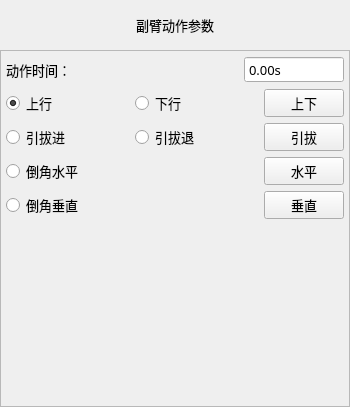
<?xml version="1.0" encoding="UTF-8"?>
<ui version="4.0">
 <class>FormActRun</class>
 <widget class="QWidget" name="FormActRun">
  <property name="geometry">
   <rect>
    <x>0</x>
    <y>0</y>
    <width>350</width>
    <height>407</height>
   </rect>
  </property>
  <property name="minimumSize">
   <size>
    <width>350</width>
    <height>407</height>
   </size>
  </property>
  <property name="maximumSize">
   <size>
    <width>700</width>
    <height>815</height>
   </size>
  </property>
  <property name="font">
   <font>
    <family>微软雅黑</family>
    <pointsize>10</pointsize>
    <weight>50</weight>
    <italic>false</italic>
    <bold>false</bold>
   </font>
  </property>
  <property name="windowTitle">
   <string notr="true">副臂动作</string>
  </property>
  <property name="styleSheet">
   <string notr="true"/>
  </property>
  <layout class="QVBoxLayout" name="verticalLayout">
   <property name="spacing">
    <number>0</number>
   </property>
   <property name="margin">
    <number>0</number>
   </property>
   <item>
    <widget class="QLabel" name="labelParaTitle">
     <property name="sizePolicy">
      <sizepolicy hsizetype="Preferred" vsizetype="Fixed">
       <horstretch>0</horstretch>
       <verstretch>0</verstretch>
      </sizepolicy>
     </property>
     <property name="minimumSize">
      <size>
       <width>0</width>
       <height>50</height>
      </size>
     </property>
     <property name="font">
      <font>
       <family>微软雅黑</family>
       <pointsize>10</pointsize>
       <weight>50</weight>
       <bold>false</bold>
      </font>
     </property>
     <property name="styleSheet">
      <string notr="true">QLabel#labelParaTitle
{
	color: black;
	border-image: url(:/img/widget/Panel.png) 0 4 0 4;
	border-left: 4px transparent;
	border-right: 4px transparent;
}
</string>
     </property>
     <property name="text">
      <string>副臂动作参数</string>
     </property>
     <property name="alignment">
      <set>Qt::AlignCenter</set>
     </property>
    </widget>
   </item>
   <item>
    <widget class="QFrame" name="frameActRun">
     <property name="font">
      <font>
       <family>微软雅黑</family>
       <pointsize>10</pointsize>
       <weight>50</weight>
       <italic>false</italic>
       <bold>false</bold>
      </font>
     </property>
     <property name="styleSheet">
      <string notr="true"/>
     </property>
     <property name="frameShape">
      <enum>QFrame::StyledPanel</enum>
     </property>
     <property name="frameShadow">
      <enum>QFrame::Plain</enum>
     </property>
     <layout class="QGridLayout" name="gridLayout_2">
      <property name="margin">
       <number>5</number>
      </property>
      <item row="4" column="0">
       <layout class="QHBoxLayout" name="horizontalLayout_5">
        <item>
         <widget class="xRadioButton" name="radioVer">
          <property name="sizePolicy">
           <sizepolicy hsizetype="Expanding" vsizetype="Fixed">
            <horstretch>0</horstretch>
            <verstretch>0</verstretch>
           </sizepolicy>
          </property>
          <property name="minimumSize">
           <size>
            <width>75</width>
            <height>25</height>
           </size>
          </property>
          <property name="maximumSize">
           <size>
            <width>16777215</width>
            <height>50</height>
           </size>
          </property>
          <property name="font">
           <font>
            <family>微软雅黑</family>
            <pointsize>10</pointsize>
            <weight>50</weight>
            <italic>false</italic>
            <bold>false</bold>
           </font>
          </property>
          <property name="focusPolicy">
           <enum>Qt::NoFocus</enum>
          </property>
          <property name="text">
           <string>倒角垂直</string>
          </property>
          <property name="iconSize">
           <size>
            <width>32</width>
            <height>32</height>
           </size>
          </property>
         </widget>
        </item>
        <item>
         <widget class="xPushButton" name="BtnRotateVer">
          <property name="minimumSize">
           <size>
            <width>75</width>
            <height>25</height>
           </size>
          </property>
          <property name="maximumSize">
           <size>
            <width>150</width>
            <height>70</height>
           </size>
          </property>
          <property name="font">
           <font>
            <family>微软雅黑</family>
            <pointsize>10</pointsize>
            <weight>50</weight>
            <italic>false</italic>
            <bold>false</bold>
           </font>
          </property>
          <property name="focusPolicy">
           <enum>Qt::NoFocus</enum>
          </property>
          <property name="text">
           <string>垂直</string>
          </property>
          <property name="iconSize">
           <size>
            <width>32</width>
            <height>32</height>
           </size>
          </property>
          <property name="checkable">
           <bool>false</bool>
          </property>
         </widget>
        </item>
       </layout>
      </item>
      <item row="6" column="0">
       <spacer name="verticalSpacer">
        <property name="orientation">
         <enum>Qt::Vertical</enum>
        </property>
        <property name="sizeHint" stdset="0">
         <size>
          <width>20</width>
          <height>40</height>
         </size>
        </property>
       </spacer>
      </item>
      <item row="0" column="0">
       <layout class="QHBoxLayout" name="horizontalLayout">
        <item>
         <widget class="QLabel" name="labelTime">
          <property name="sizePolicy">
           <sizepolicy hsizetype="Expanding" vsizetype="Fixed">
            <horstretch>0</horstretch>
            <verstretch>0</verstretch>
           </sizepolicy>
          </property>
          <property name="minimumSize">
           <size>
            <width>75</width>
            <height>25</height>
           </size>
          </property>
          <property name="maximumSize">
           <size>
            <width>16777215</width>
            <height>50</height>
           </size>
          </property>
          <property name="font">
           <font>
            <family>微软雅黑</family>
            <pointsize>10</pointsize>
            <weight>50</weight>
            <italic>false</italic>
            <bold>false</bold>
           </font>
          </property>
          <property name="text">
           <string>动作时间：</string>
          </property>
         </widget>
        </item>
        <item>
         <widget class="xDoubleSpinBox" name="BoxDelay">
          <property name="enabled">
           <bool>true</bool>
          </property>
          <property name="sizePolicy">
           <sizepolicy hsizetype="Fixed" vsizetype="Fixed">
            <horstretch>0</horstretch>
            <verstretch>0</verstretch>
           </sizepolicy>
          </property>
          <property name="minimumSize">
           <size>
            <width>100</width>
            <height>25</height>
           </size>
          </property>
          <property name="maximumSize">
           <size>
            <width>200</width>
            <height>50</height>
           </size>
          </property>
          <property name="font">
           <font>
            <family>微软雅黑</family>
            <pointsize>10</pointsize>
            <weight>50</weight>
            <italic>false</italic>
            <bold>false</bold>
           </font>
          </property>
          <property name="focusPolicy">
           <enum>Qt::ClickFocus</enum>
          </property>
          <property name="alignment">
           <set>Qt::AlignLeading|Qt::AlignLeft|Qt::AlignVCenter</set>
          </property>
          <property name="buttonSymbols">
           <enum>QAbstractSpinBox::NoButtons</enum>
          </property>
          <property name="suffix">
           <string notr="true">s</string>
          </property>
          <property name="decimals">
           <number>2</number>
          </property>
          <property name="maximum">
           <double>600.000000000000000</double>
          </property>
          <property name="singleStep">
           <double>0.100000000000000</double>
          </property>
          <property name="HasBtn" stdset="0">
           <bool>true</bool>
          </property>
         </widget>
        </item>
       </layout>
      </item>
      <item row="2" column="0">
       <layout class="QHBoxLayout" name="horizontalLayout_3">
        <item>
         <widget class="xRadioButton" name="radioButton_adv">
          <property name="sizePolicy">
           <sizepolicy hsizetype="Expanding" vsizetype="Fixed">
            <horstretch>0</horstretch>
            <verstretch>0</verstretch>
           </sizepolicy>
          </property>
          <property name="minimumSize">
           <size>
            <width>75</width>
            <height>25</height>
           </size>
          </property>
          <property name="maximumSize">
           <size>
            <width>16777215</width>
            <height>50</height>
           </size>
          </property>
          <property name="font">
           <font>
            <family>微软雅黑</family>
            <pointsize>10</pointsize>
            <weight>50</weight>
            <italic>false</italic>
            <bold>false</bold>
           </font>
          </property>
          <property name="focusPolicy">
           <enum>Qt::NoFocus</enum>
          </property>
          <property name="text">
           <string>引拔进</string>
          </property>
          <property name="iconSize">
           <size>
            <width>32</width>
            <height>32</height>
           </size>
          </property>
          <property name="checked">
           <bool>false</bool>
          </property>
         </widget>
        </item>
        <item>
         <widget class="xRadioButton" name="radioButton_ret">
          <property name="sizePolicy">
           <sizepolicy hsizetype="Expanding" vsizetype="Fixed">
            <horstretch>0</horstretch>
            <verstretch>0</verstretch>
           </sizepolicy>
          </property>
          <property name="minimumSize">
           <size>
            <width>75</width>
            <height>25</height>
           </size>
          </property>
          <property name="maximumSize">
           <size>
            <width>16777215</width>
            <height>50</height>
           </size>
          </property>
          <property name="font">
           <font>
            <family>微软雅黑</family>
            <pointsize>10</pointsize>
            <weight>50</weight>
            <italic>false</italic>
            <bold>false</bold>
           </font>
          </property>
          <property name="focusPolicy">
           <enum>Qt::NoFocus</enum>
          </property>
          <property name="text">
           <string>引拔退</string>
          </property>
          <property name="iconSize">
           <size>
            <width>32</width>
            <height>32</height>
           </size>
          </property>
         </widget>
        </item>
        <item>
         <widget class="xPushButton" name="BtnRaHor">
          <property name="minimumSize">
           <size>
            <width>75</width>
            <height>25</height>
           </size>
          </property>
          <property name="maximumSize">
           <size>
            <width>150</width>
            <height>70</height>
           </size>
          </property>
          <property name="font">
           <font>
            <family>微软雅黑</family>
            <pointsize>10</pointsize>
            <weight>50</weight>
            <italic>false</italic>
            <bold>false</bold>
           </font>
          </property>
          <property name="focusPolicy">
           <enum>Qt::NoFocus</enum>
          </property>
          <property name="text">
           <string>引拔</string>
          </property>
          <property name="iconSize">
           <size>
            <width>32</width>
            <height>32</height>
           </size>
          </property>
          <property name="checkable">
           <bool>false</bool>
          </property>
         </widget>
        </item>
       </layout>
      </item>
      <item row="1" column="0">
       <layout class="QHBoxLayout" name="horizontalLayout_2">
        <item>
         <widget class="xRadioButton" name="radioButton_asc">
          <property name="sizePolicy">
           <sizepolicy hsizetype="Expanding" vsizetype="Fixed">
            <horstretch>0</horstretch>
            <verstretch>0</verstretch>
           </sizepolicy>
          </property>
          <property name="minimumSize">
           <size>
            <width>75</width>
            <height>25</height>
           </size>
          </property>
          <property name="maximumSize">
           <size>
            <width>16777215</width>
            <height>50</height>
           </size>
          </property>
          <property name="font">
           <font>
            <family>微软雅黑</family>
            <pointsize>10</pointsize>
            <weight>50</weight>
            <italic>false</italic>
            <bold>false</bold>
           </font>
          </property>
          <property name="focusPolicy">
           <enum>Qt::NoFocus</enum>
          </property>
          <property name="text">
           <string>上行</string>
          </property>
          <property name="iconSize">
           <size>
            <width>32</width>
            <height>32</height>
           </size>
          </property>
          <property name="checked">
           <bool>true</bool>
          </property>
         </widget>
        </item>
        <item>
         <widget class="xRadioButton" name="radioButton_des">
          <property name="sizePolicy">
           <sizepolicy hsizetype="Expanding" vsizetype="Fixed">
            <horstretch>0</horstretch>
            <verstretch>0</verstretch>
           </sizepolicy>
          </property>
          <property name="minimumSize">
           <size>
            <width>75</width>
            <height>25</height>
           </size>
          </property>
          <property name="maximumSize">
           <size>
            <width>16777215</width>
            <height>50</height>
           </size>
          </property>
          <property name="font">
           <font>
            <family>微软雅黑</family>
            <pointsize>10</pointsize>
            <weight>50</weight>
            <italic>false</italic>
            <bold>false</bold>
           </font>
          </property>
          <property name="focusPolicy">
           <enum>Qt::NoFocus</enum>
          </property>
          <property name="text">
           <string>下行</string>
          </property>
          <property name="iconSize">
           <size>
            <width>32</width>
            <height>32</height>
           </size>
          </property>
         </widget>
        </item>
        <item>
         <widget class="xPushButton" name="BtnVer">
          <property name="minimumSize">
           <size>
            <width>75</width>
            <height>25</height>
           </size>
          </property>
          <property name="maximumSize">
           <size>
            <width>150</width>
            <height>70</height>
           </size>
          </property>
          <property name="font">
           <font>
            <family>微软雅黑</family>
            <pointsize>10</pointsize>
            <weight>50</weight>
            <italic>false</italic>
            <bold>false</bold>
           </font>
          </property>
          <property name="focusPolicy">
           <enum>Qt::NoFocus</enum>
          </property>
          <property name="text">
           <string>上下</string>
          </property>
          <property name="iconSize">
           <size>
            <width>32</width>
            <height>32</height>
           </size>
          </property>
          <property name="checkable">
           <bool>false</bool>
          </property>
         </widget>
        </item>
       </layout>
      </item>
      <item row="3" column="0">
       <layout class="QHBoxLayout" name="horizontalLayout_4">
        <item>
         <widget class="xRadioButton" name="radioHor">
          <property name="sizePolicy">
           <sizepolicy hsizetype="Expanding" vsizetype="Fixed">
            <horstretch>0</horstretch>
            <verstretch>0</verstretch>
           </sizepolicy>
          </property>
          <property name="minimumSize">
           <size>
            <width>75</width>
            <height>25</height>
           </size>
          </property>
          <property name="maximumSize">
           <size>
            <width>16777215</width>
            <height>50</height>
           </size>
          </property>
          <property name="font">
           <font>
            <family>微软雅黑</family>
            <pointsize>10</pointsize>
            <weight>50</weight>
            <italic>false</italic>
            <bold>false</bold>
           </font>
          </property>
          <property name="focusPolicy">
           <enum>Qt::NoFocus</enum>
          </property>
          <property name="text">
           <string>倒角水平</string>
          </property>
          <property name="iconSize">
           <size>
            <width>32</width>
            <height>32</height>
           </size>
          </property>
          <property name="checked">
           <bool>false</bool>
          </property>
         </widget>
        </item>
        <item>
         <widget class="xPushButton" name="BtnRotateHor">
          <property name="minimumSize">
           <size>
            <width>75</width>
            <height>25</height>
           </size>
          </property>
          <property name="maximumSize">
           <size>
            <width>150</width>
            <height>70</height>
           </size>
          </property>
          <property name="font">
           <font>
            <family>微软雅黑</family>
            <pointsize>10</pointsize>
            <weight>50</weight>
            <italic>false</italic>
            <bold>false</bold>
           </font>
          </property>
          <property name="focusPolicy">
           <enum>Qt::NoFocus</enum>
          </property>
          <property name="text">
           <string>水平</string>
          </property>
          <property name="iconSize">
           <size>
            <width>32</width>
            <height>32</height>
           </size>
          </property>
          <property name="checkable">
           <bool>false</bool>
          </property>
         </widget>
        </item>
       </layout>
      </item>
     </layout>
    </widget>
   </item>
  </layout>
 </widget>
 <customwidgets>
  <customwidget>
   <class>xPushButton</class>
   <extends>QPushButton</extends>
   <header>xpushbutton.h</header>
  </customwidget>
  <customwidget>
   <class>xRadioButton</class>
   <extends>QRadioButton</extends>
   <header>xradiobutton.h</header>
  </customwidget>
  <customwidget>
   <class>xDoubleSpinBox</class>
   <extends>QDoubleSpinBox</extends>
   <header>xdoublespinbox.h</header>
   <slots>
    <signal>clicked()</signal>
   </slots>
  </customwidget>
 </customwidgets>
 <resources/>
 <connections>
  <connection>
   <sender>BoxDelay</sender>
   <signal>clicked()</signal>
   <receiver>FormActRun</receiver>
   <slot>inputDelay()</slot>
   <hints>
    <hint type="sourcelabel">
     <x>242</x>
     <y>86</y>
    </hint>
    <hint type="destinationlabel">
     <x>105</x>
     <y>0</y>
    </hint>
   </hints>
  </connection>
  <connection>
   <sender>BtnRaHor</sender>
   <signal>clicked()</signal>
   <receiver>FormActRun</receiver>
   <slot>armAdvRet()</slot>
   <hints>
    <hint type="sourcelabel">
     <x>262</x>
     <y>181</y>
    </hint>
    <hint type="destinationlabel">
     <x>498</x>
     <y>178</y>
    </hint>
   </hints>
  </connection>
  <connection>
   <sender>BtnVer</sender>
   <signal>clicked()</signal>
   <receiver>FormActRun</receiver>
   <slot>armAscDes()</slot>
   <hints>
    <hint type="sourcelabel">
     <x>261</x>
     <y>268</y>
    </hint>
    <hint type="destinationlabel">
     <x>426</x>
     <y>271</y>
    </hint>
   </hints>
  </connection>
  <connection>
   <sender>BtnRotateHor</sender>
   <signal>clicked()</signal>
   <receiver>FormActRun</receiver>
   <slot>armRotHor()</slot>
   <hints>
    <hint type="sourcelabel">
     <x>316</x>
     <y>242</y>
    </hint>
    <hint type="destinationlabel">
     <x>394</x>
     <y>149</y>
    </hint>
   </hints>
  </connection>
  <connection>
   <sender>BtnRotateVer</sender>
   <signal>clicked()</signal>
   <receiver>FormActRun</receiver>
   <slot>armRotVer()</slot>
   <hints>
    <hint type="sourcelabel">
     <x>710</x>
     <y>242</y>
    </hint>
    <hint type="destinationlabel">
     <x>394</x>
     <y>149</y>
    </hint>
   </hints>
  </connection>
 </connections>
 <slots>
  <slot>inputDelay()</slot>
  <slot>armAdvRet()</slot>
  <slot>armAscDes()</slot>
  <slot>armRotHor()</slot>
  <slot>armRotVer()</slot>
 </slots>
</ui>
